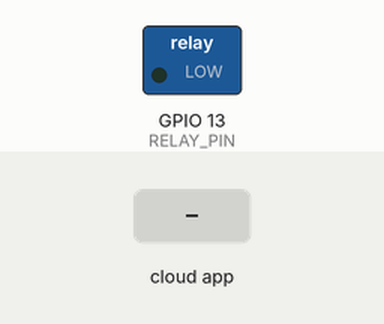
A sketch run on a simulated ESP8266 (NodeMCU). On the bench: switched loads named in the sketch (green lamp = pin HIGH). The test bench sets the inputs (shaded band). WiFi joins after 1.5 s; servers stay silent unless stated.

Above: at 1.2 s.
1.3 s: the phone or cloud app sets 6135a1ba2c014831f8246ca4 to 0
At 1.6 s:
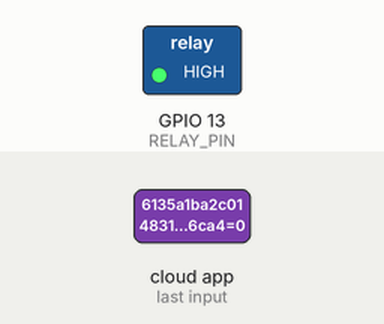
2.8 s: the phone or cloud app sets 6135a1ba2c014831f8246ca4 to 1
At 4.0 s:
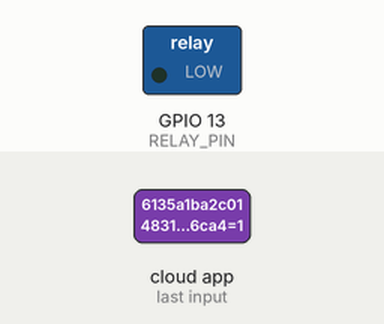
Timing chart, 0 to 5.8 s (numbered marks = the images above; inputs shaded):
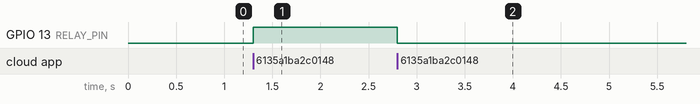

The sketch:

Sinric_IoT_Switch.ino
```cpp
#ifdef ENABLE_DEBUG
       #define DEBUG_ESP_PORT Serial
       #define NODEBUG_WEBSOCKETS
       #define NDEBUG
#endif

#include <Arduino.h>
#ifdef ESP8266
       #include <ESP8266WiFi.h>
#endif
#ifdef ESP32
       #include <WiFi.h>
#endif

#include "SinricPro.h"
#include "SinricProSwitch.h"

#define WIFI_SSID         "A1521"
#define WIFI_PASS         "netmegant"
#define APP_KEY           "a9a05382-bf7e-4e81-8c55-cc546db648f2"      // Should look like "de0bxxxx-1x3x-4x3x-ax2x-5dabxxxxxxxx"
#define APP_SECRET        "9657df99-15db-4816-a0ab-cab9063e795a-7c43492d-d444-4ade-a1aa-c8375403428d"   // Should look like "5f36xxxx-x3x7-4x3x-xexe-e86724a9xxxx-4c4axxxx-3x3x-x5xe-x9x3-333d65xxxxxx"
#define SWITCH_ID         "6135a1ba2c014831f8246ca4"    // Should look like "5dc1564130xxxxxxxxxxxxxx"
#define BAUD_RATE         9600                // Change baudrate to your need

#define RELAY_PIN         13                  // Pin where the relay is connected (D5 = GPIO 14 on ESP8266)

bool onPowerState(const String &deviceId, bool &state) {
  digitalWrite(RELAY_PIN, ! state);             // set pin state
  return true;                                // request handled properly
}

void setup() {
  pinMode(RELAY_PIN, OUTPUT);                 // set relay-pin to output mode
  WiFi.begin(WIFI_SSID, WIFI_PASS);           // start wifi

  SinricProSwitch& mySwitch = SinricPro[SWITCH_ID];   // create new switch device
  mySwitch.onPowerState(onPowerState);                // apply onPowerState callback
  SinricPro.begin(APP_KEY, APP_SECRET);               // start SinricPro
}

void loop() {
  SinricPro.handle();                         // handle SinricPro commands
}
```

Measured:
- after the input at 1.3 s, GPIO 13 (RELAY_PIN): LOW → HIGH at once
- after the input at 2.8 s, GPIO 13 (RELAY_PIN): HIGH → LOW at once
